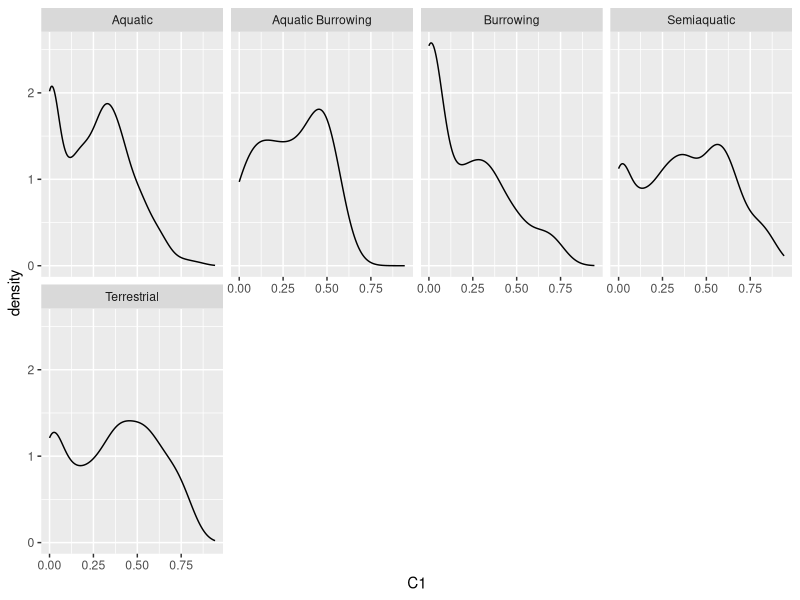

R code for this plot:
# Phylogenetic convergence testing for linear data
# Stayton's distance-based metric
# Summaries from looping over all putative pairs of convergent taxa
# 2022
#-------------------------------------
# Load libraries
library(tidyverse)

#------------------------------------------------------------
# Import results
#------------------------------------------------------------
results <- read_csv("outputs/Linear/Tables/convevol-results-pairs.csv") 

#------------------------------------------------------------
# Summaries
#------------------------------------------------------------  

sumDat <- 
  results %>%
  group_by(Habit) %>%
  summarise(across(C1:pC4, median))
  


#------------------------------------------------------------
# Plots
#------------------------------------------------------------  

ggplot(results, aes(x = C1)) +
  geom_density() +
  facet_wrap(~Habit, ncol = 4)